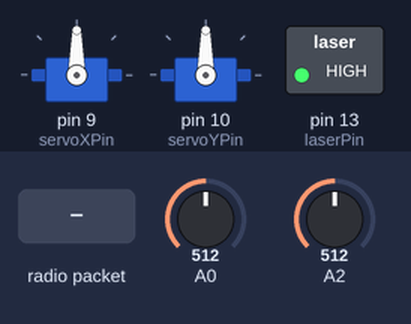
Bench run of a sketch on a simulated Arduino Uno, built with avr-gcc and run on an emulated ATmega328P. Parts: 2 × servo, switched loads named in the sketch (green lamp = pin HIGH). Dashed ring = blinking. Inputs (shaded band) come from the test bench; at power-on: A0 = 512, A2 = 512. No radio packets arrive unless stated; what the sketch prints to the serial monitor is not drawn.

Above: at 3.6 s.
3.7 s: radio packet "y" arrives
At 6.5 s:
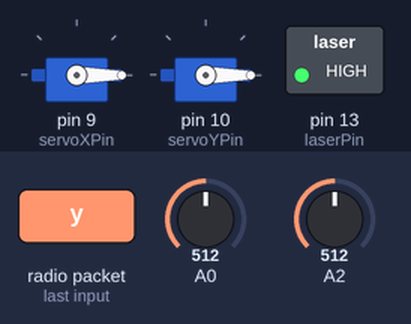
6.7 s: radio packet "200" arrives
At 9.6 s:
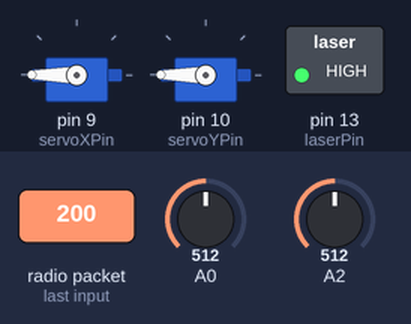
9.7 s: radio packet "x" arrives
At 10.74 s:
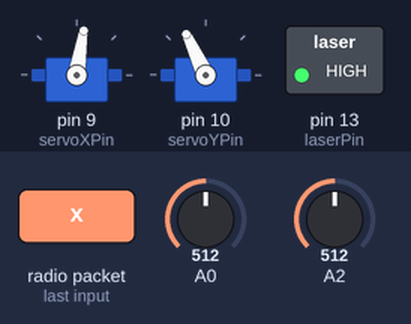
12.7 s: radio packet "5" arrives
Timing chart, 0 to 16.7 s (numbered marks = the images above; inputs shaded):
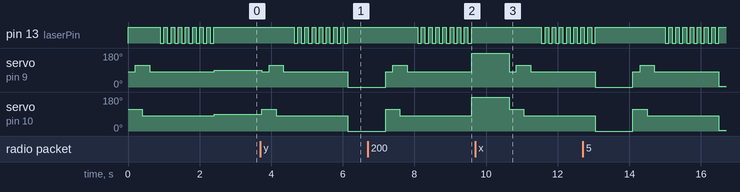

The sketch:

remote-servo.ino
```cpp
#include <VirtualWire.h>
#include <ServoTimer2.h>  // the servo library. Used instead of the usual one because of a conflict with VirtualWire.

ServoTimer2 servoX;
ServoTimer2 servoY;

int pos = 0;

const int delayTime = 1000;
const int laserFlickerDelay = 100;

const int xMin = 1200; //tweak these values
const int xMax = 1900; //tweak these values
const int yMin = 1200; //tweak these values
const int yMax = 2000; //tweak these values

const int servoXPin = 9;
const int servoYPin = 10;
const int laserPin = 13;
const int RF_RX_PIN = 11;

void setup() {
  Serial.begin(9600);
  pinMode(laserPin, OUTPUT);
  vw_set_rx_pin(RF_RX_PIN);  // Setup receive pin.
  vw_setup(2000); // Transmission speed in bits per second.
  vw_rx_start(); // Start the PLL receiver.

  drawRectangle();
  attachServos();
  digitalWrite(laserPin, HIGH);
}

void loop(){


  servoX.write(map(analogRead(A0), 0, 1023, 2400, 544));
  servoY.write(map(analogRead(A2), 0, 1023, 544, 2400));


  Serial.println(map(analogRead(A0), 0, 1023, 544,2400));
  Serial.println(map(analogRead(A2), 0, 1023, 544,2400));
  Serial.println("-----");

  delay(50);

  String comdata = "";
  uint8_t buf[VW_MAX_MESSAGE_LEN];
  uint8_t buflen = VW_MAX_MESSAGE_LEN;
  if(vw_get_message(buf, &buflen)) {
    int i;

    for(i = 0; i < buflen; ++i) {
      comdata += (char)buf[i];
    }
    goToPoint(parseDataX(comdata), parseDataY(comdata));
  }
}

void goToPoint(int xpos, int ypos) {
  drawRectangle();
  attachServos();
  digitalWrite(laserPin, HIGH);
  servoX.write(xpos);
  servoY.write(ypos);
  delay(delayTime);
  detachServos();
}

void attachServos() {
  servoX.attach(servoXPin);
  servoY.attach(servoYPin);
}

void detachServos() {
  servoY.detach();
  servoX.detach();
}

// https://youtu.be/_P24em7Auq0?t=380
int parseDataX(String data) {
  data.remove(data.indexOf("y"));
  data.remove(data.indexOf("x"), 1);
  return data.toInt();
}

int parseDataY(String data) {
  data.remove(0, data.indexOf("y") + 1);
  return data.toInt();
}

void drawRectangle() {
  int rectangleDelay = 200;

  digitalWrite(laserPin, HIGH);
  attachServos();
  //topleft
  servoX.write(map(25, 0, 100, xMin, xMax));
  servoY.write(map(75, 0, 100, xMin, xMax));
  delay(rectangleDelay);
  //topright
  servoX.write(map(75, 0, 100, xMin, xMax));
  servoY.write(map(75, 0, 100, xMin, xMax));
  delay(rectangleDelay);
  //bottomright
  servoX.write(map(75, 0, 100, xMin, xMax));
  servoY.write(map(25, 0, 100, xMin, xMax));
  delay(rectangleDelay);
  //bottomleft
  servoX.write(map(25, 0, 100, xMin, xMax));
  servoY.write(map(25, 0, 100, xMin, xMax));
  delay(rectangleDelay);
  flickerLaser(8);
  detachServos();
  digitalWrite(laserPin, LOW);
}

void flickerLaser(int times) {
  for (int i = 0; i < times; i ++) {
      digitalWrite(laserPin, HIGH);
      delay(laserFlickerDelay);
      digitalWrite(laserPin, LOW);
      delay(laserFlickerDelay);
  }
}
```

Measured:
- after the input at 3.7 s, pin 13 (laserPin): alternates HIGH for 0.10 s and LOW for 0.10 s, 16 changes in all, then stays HIGH, starting after 0.94 s; servo on pin 9 (servoXPin): 90° → 81° at once, → 115° 0.20 s later, → 81° 0.40 s later, → 0° 1.8 s later; servo on pin 10 (servoYPin): 90° → 115° at once, → 81° 0.40 s later, → 0° 2.0 s later
- after the input at 6.7 s, pin 13 (laserPin): alternates HIGH for 0.10 s and LOW for 0.10 s, starting after 1.4 s; servo on pin 9 (servoXPin): 0° → 81° after 0.49 s, → 115° 0.20 s later, → 81° 0.40 s later, → 180° 1.8 s later; servo on pin 10 (servoYPin): 0° → 115° after 0.49 s, → 81° 0.40 s later, → 180° 2.0 s later
- after the input at 9.7 s, pin 13 (laserPin): alternates HIGH for 0.10 s and LOW for 0.10 s, starting after 1.8 s; servo on pin 9 (servoXPin): 180° → 81° after 0.95 s, → 115° 0.20 s later, → 81° 0.40 s later; servo on pin 10 (servoYPin): 180° → 115° after 0.95 s, → 81° 0.40 s later
